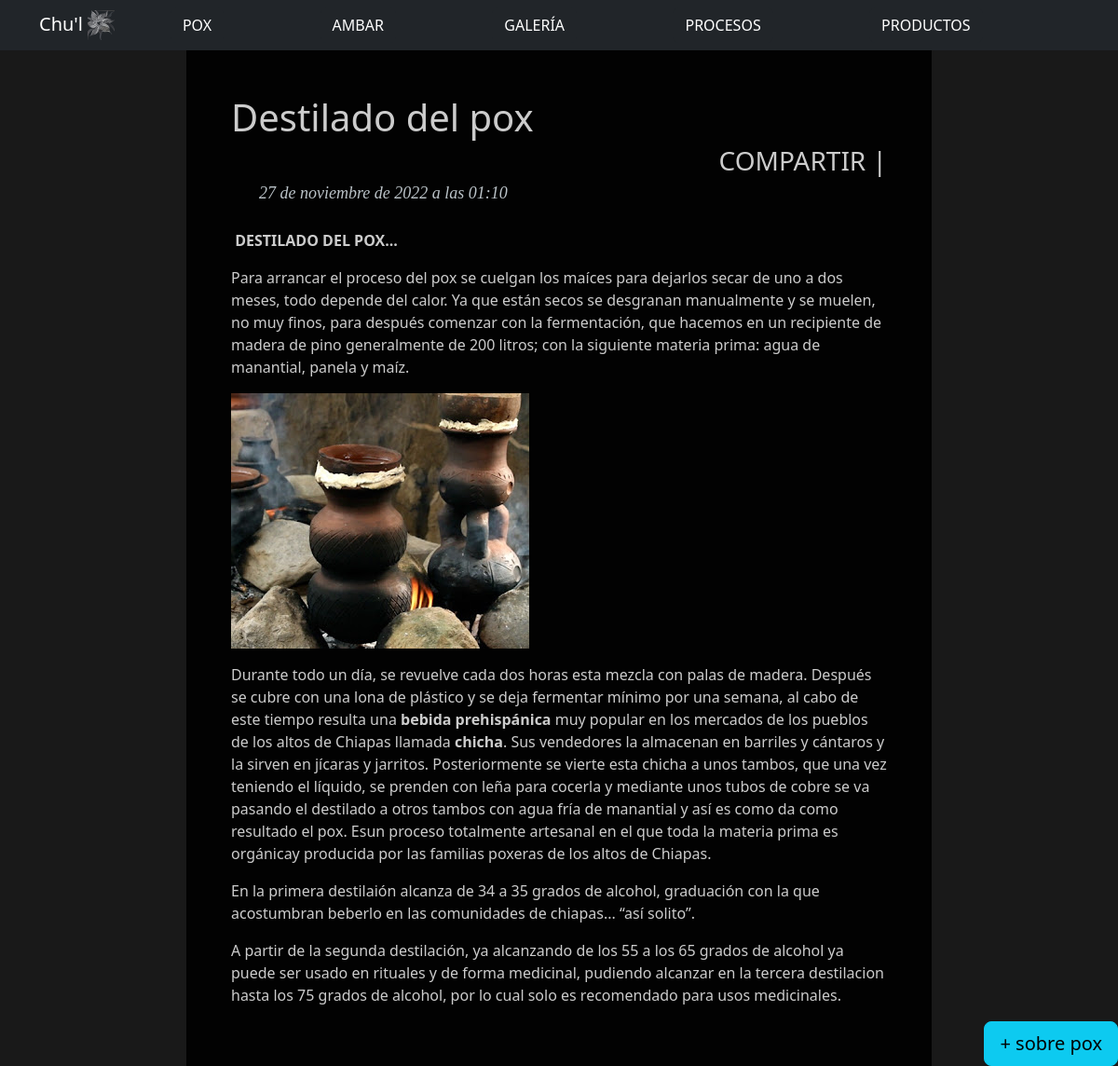
The app's page /blog/destilado-del-pox/ with its own data.
### blog/models.py (models this page shows, shortened)
class Post(models.Model):
    author = models.ForeignKey(User, on_delete=models.CASCADE)
    title = models.CharField(max_length=200)
    slug = models.SlugField(max_length=200, null=True, blank=True, unique=True, default='')
    image_cover = models.ImageField(upload_to = 'images/', blank=True)
    text = models.TextField()
    page = models.ForeignKey(Page, on_delete=models.CASCADE, related_name="posts")
    created_date = models.DateTimeField(default=timezone.now)
    published_date = models.DateTimeField(blank=True, null=True)

class Page(models.Model):
    author = models.ForeignKey(User, on_delete=models.CASCADE)
    title = models.CharField(max_length=200)
    slug = models.SlugField(max_length=200, null=True, blank=True, unique=True, default='')
    category = models.CharField(max_length=50, default='')
    image_cover = models.ImageField(upload_to = 'images/', blank=True)
    text = models.TextField()
    created_date = models.DateTimeField(default=timezone.now)
    published_date = models.DateTimeField(blank=True, null=True)

### blog/views.py (the view)
# urls.py: path('blog/<slug:slug>/', PostDetail.as_view(), name='post_detail'),
class PostDetail(DetailView):
    model = Post
    template_name = 'blog/post_detail.html'

### blog/templatetags/webp.py (called while the page is built)
@register.filter
def webp(string):
    path_webp = str(os.path.splitext(string)[0] + '.webp')
    return(path_webp)

### blog/templates/blog/post_detail.html (shortened to what this page needs)
{% extends 'blog/base.html' %}
{% load static %}
{% load webp %}
{% block content %}
<div id="post" class="article mx-auto px-5 py-5 mx-0 my-0 col-lg-8 overflow-hidden">
  <h1 class="fs-1 post-head">{{ object.title }}</h1>
  <div class="d-flex justify-content-end">
    <span class="fs-3 fw-light lh-1">COMPARTIR | </span>
  </div>
  <p class="date">{{ object.created_date }}</p>
  <br>
  {{ object.text | safe }}
  <button id="btnsubmenu" class="btn-lg btn btn-info fixed" type="button" data-bs-toggle="offcanvas" data-bs-target="#sub-menu" aria-controls="staticBackdrop">
    + sobre {{ object.page.category }}
  </button>
</div>
{% endblock %}

### blog/templates/blog/base.html (style rules this page uses)
div.article, main { background: rgba(0,0,0,0.9); color: rgba(255,255,255,0.8); }
.date { color: #bbc3c8; display: inline-block; font-family: 'Georgia', serif; font-style: italic; font-size: 18px; line-height: 22px; margin: 0 0 20px 18px; padding: 10px 12px 8px; }
#btnsubmenu { position: fixed; bottom:0; right:0; }

### records on screen
Post: title "Destilado del pox", created_date "27 de noviembre de 2022 a las 01:10", text "DESTILADO DEL POX... Para arrancar el proceso del pox se cuelgan los maíces para dejarlos secar de uno a dos meses, todo depende del calor. Ya que están secos se desgranan manualmente y se muelen, no muy finos, para después comenzar con la fermentación, que hacemos en un recipiente de madera de pino generalmente de 200 litros; con la siguiente materia prima: agua de manantial, panela y maíz. Durante todo un día, se revuelve cada dos horas esta mezcla con palas de madera. Después se cubre con una lona de plástico y se deja fermentar mínimo por una semana, al cabo de este tiempo resulta una bebida prehispánica muy popular en los mercados de los pueblos de los altos de Chiapas llamada chicha .…", text (picture), page.category "pox"
